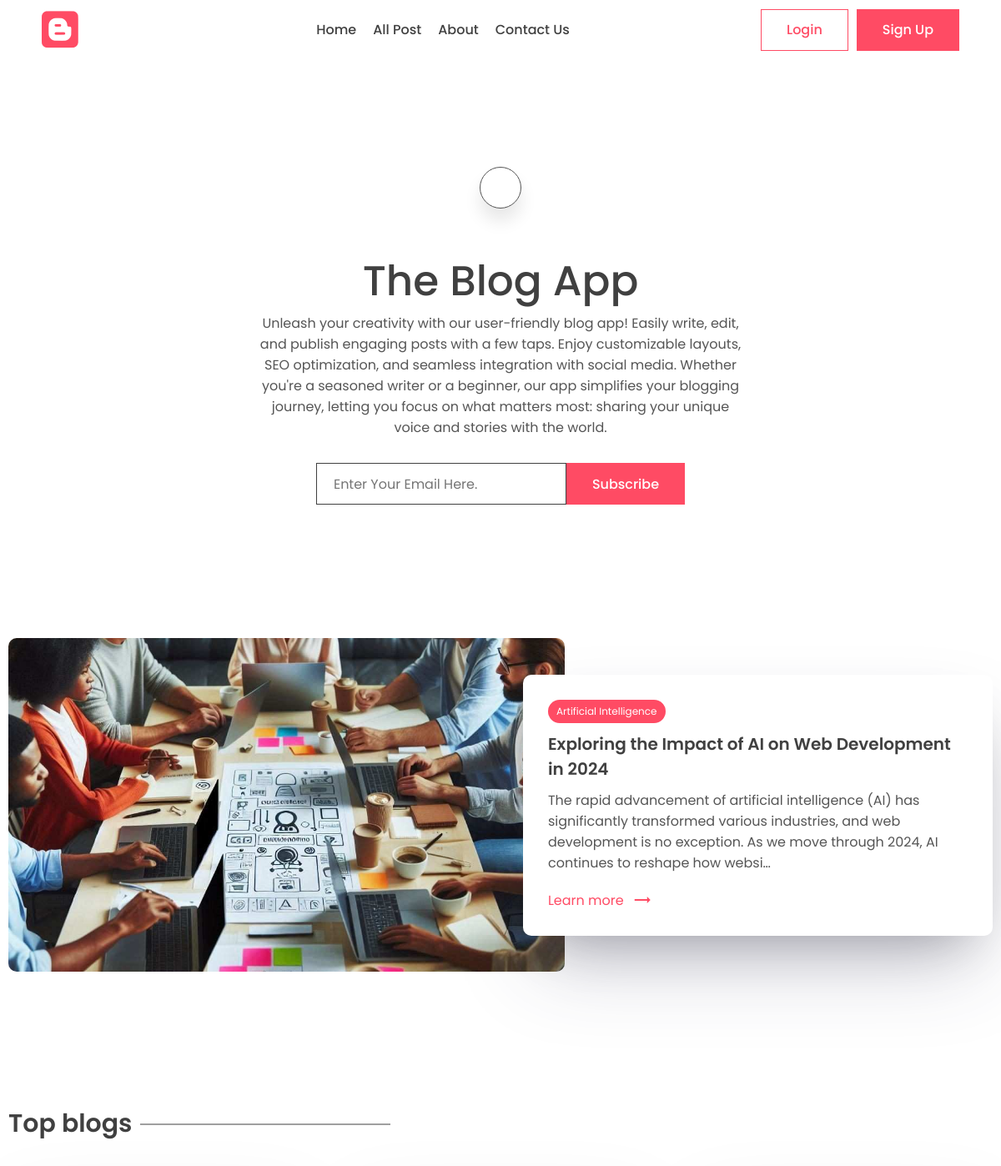
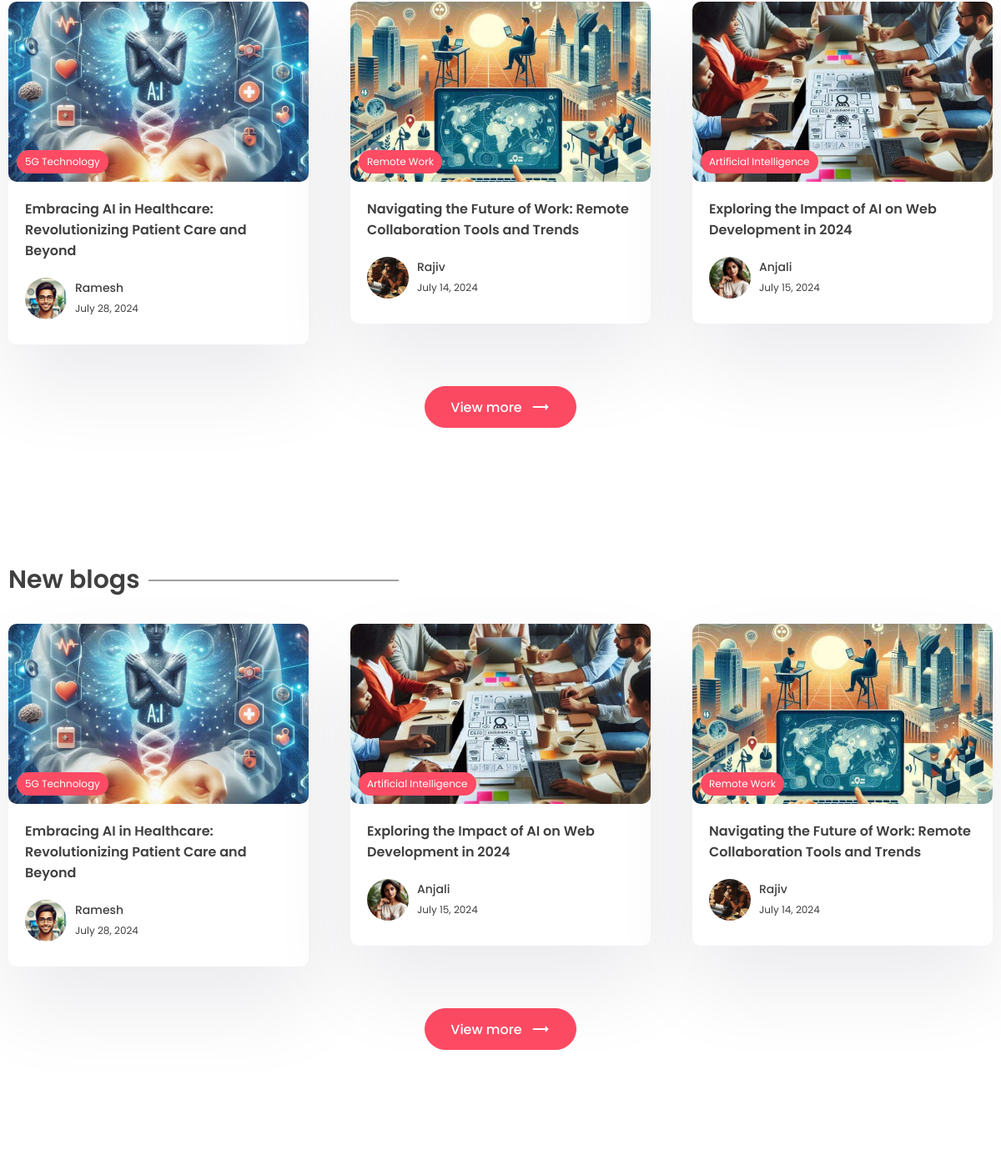
The app's page / (upper part), older data (2 pictures, top to bottom).
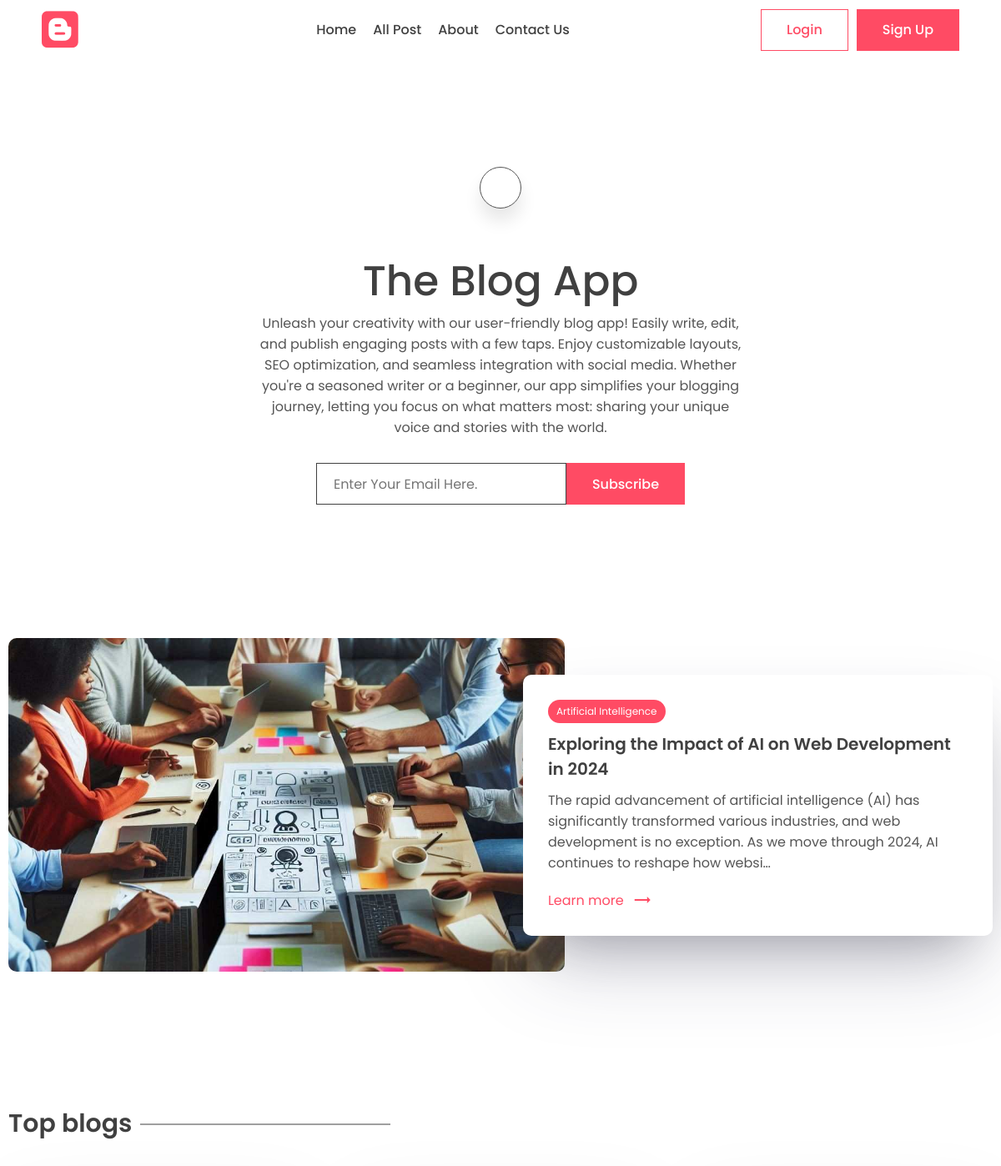
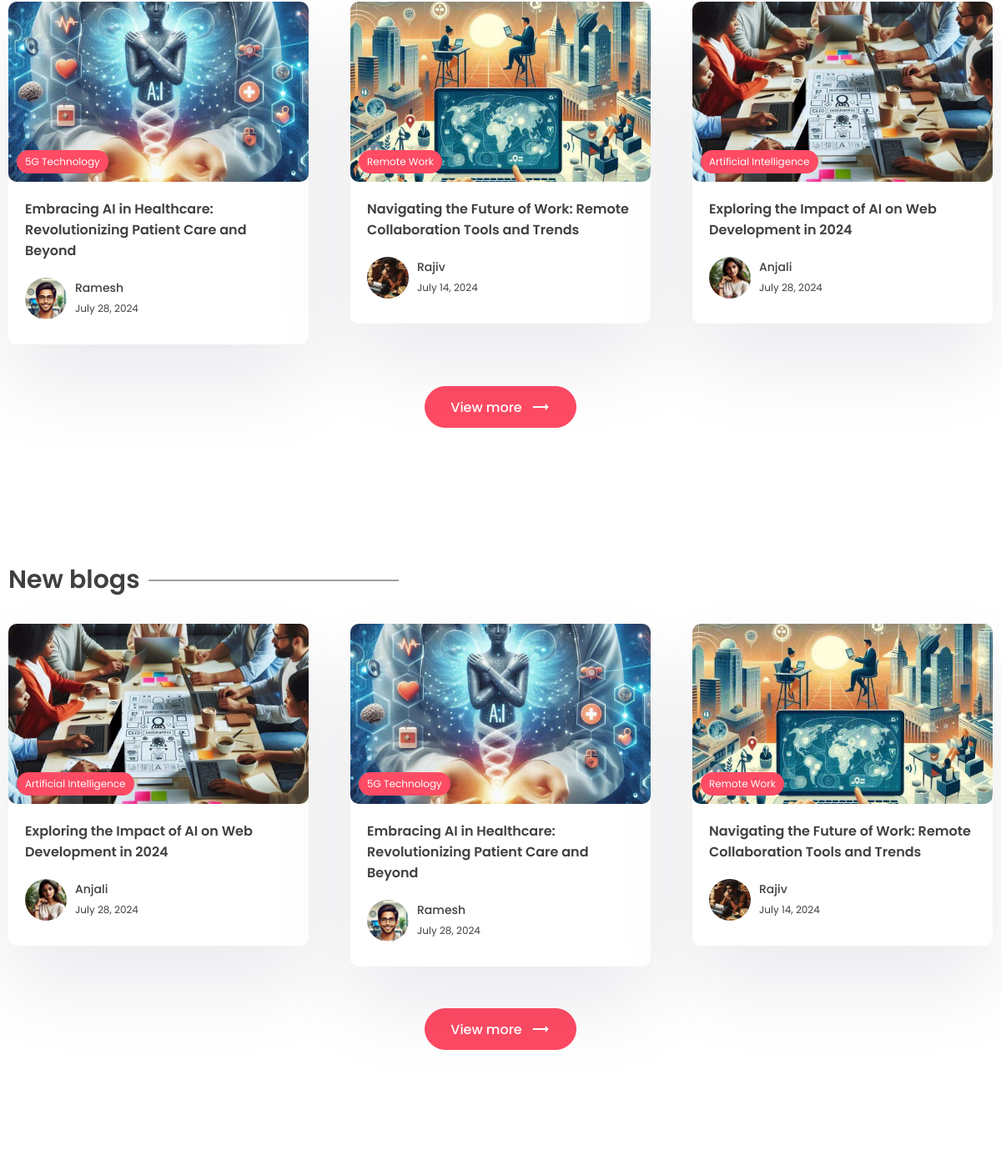
The same page, newer data (2 pictures, top to bottom).
### app/models.py (models this page shows, shortened)
class Post(models.Model):
    title = models.CharField(max_length=200)
    content = models.TextField()
    last_updated = models.DateTimeField(auto_now=True)
    slug = models.SlugField(max_length=200, unique=True)
    image = models.ImageField(null=True, blank=True, upload_to='images/')
    tags = models.ManyToManyField(Tag, blank=True, related_name='post')
    view_count = models.IntegerField(null=True, blank=True)
    is_featured = models.BooleanField(default=False)
    author = models.ForeignKey(User, on_delete=models.CASCADE, null=True, blank=True)
    bookmarks = models.ManyToManyField(User, related_name='bookmarks', default=True)
    likes = models.ManyToManyField(User, related_name='likes', default=True)

class Tag(models.Model):
    name = models.CharField(max_length=100)
    description = models.CharField(max_length=100)
    slug = models.SlugField(max_length=200, unique=True)

class Profile(models.Model):
    user = models.OneToOneField(User, on_delete=models.CASCADE)
    image = models.ImageField(null=True, blank=True, upload_to='images/')
    slug = models.SlugField(max_length=200, unique=True)
    bio = models.CharField(max_length=200)

### app/views.py (the view, shortened to what this page needs)
# urls.py: path('', views.index, name='home_page'),
def index(request):
    top_post = Post.objects.all().order_by('-view_count')[:3]
    recent_post = Post.objects.all().order_by('-last_updated')[:3]
    featured_post = Post.objects.filter(is_featured=True).first()
    subscribe_form = SubscribeForm()
    subscribe_successful = None
    website_info = WebsiteMeta.objects.first() if WebsiteMeta.objects.exists() else None
    context = {
        'website_info': website_info,
        'top_post': top_post,
        'recent_post': recent_post,
        'featured_post': featured_post,
        'subscribe_form': subscribe_form,
        'subscribe_successful': subscribe_successful
    }
    return render(request, 'app/index.html', context)

### app/forms.py
class SubscribeForm(forms.ModelForm):
    class Meta:
        model = Subscribe
        fields = '__all__'
        labels = {'email':_('')}
    def __init__(self, *args, **kwargs):
        super().__init__(*args, **kwargs)
        self.fields['email'].widget.attrs['placeholder'] = 'Enter Your Email Here.'

### app/templates/app/index.html (shortened to what the changed rows need)
{% extends "layout.html" %}
{% block content %}
    <main class="sp">
      <div class="container">
        <center>
          <div class="typo">
            <h1 class="title">{% if website_info %}{{website_info.title}}{% else %}Website blog title{% endif %}</h1>
          </div>
        </center>
      </div>
    </main>
    {% if featured_post %}
    <section class="sp">
      <div class="container">
        <div class="grid-2">
          <div class="post-img">
            <img src="{{featured_post.image.url}}" alt="" />
          </div>
          <div class="post-content">
            <div class="cetagory">
              <p>{{featured_post.tags.all.0.name}}</p>
            </div>
            <h1>
              {{featured_post.title}}
            </h1>
            <p class="des">
              {{featured_post.content|truncatechars:200}}
            </p>
            <a class="learn" href="{% url "post_page" featured_post.slug %}">
              Learn more <span class="material-icons"> trending_flat </span>
            </a>
          </div>
        </div>
      </div>
    </section>
    {% endif %}
    <section class="sp">
      <div class="container">
        <h1 class="sec-title">Top blogs</h1>
        <div class="grid-3">
        {% for post in  top_post %}
          <a href="{% url 'post_page' post.slug %}">
            <div class="card">
              <div class="post-img">
                <img src="{{post.image.url}}" alt="" />
                <div class="tag">{{post.tags.all.0.name}}</div>
              </div>
              <div class="card-content">
                <h3>
                  {{post.title}}
                </h3>
                <div class="author">
                  <div class="profile-pic">
                    <img src="{{post.author.profile.image.url}}" alt="" />
                  </div>
                  <div class="details">
                    <p>{{post.author.first_name}}</p>
                    <small>{{post.last_updated | date}}</small>
                  </div>
                </div>
              </div>
            </div>
          </a>
        {% endfor %}
        </div>
      </div>
    </section>
    <section class="sp">
      <div class="container">
        <h1 class="sec-title">New blogs</h1>
        <div class="grid-3">
        {% for post in  recent_post %}
          <a href="{% url 'post_page' post.slug %}">
            <div class="card">
              <div class="post-img">
                <img src="{{post.image.url}}" alt="" />
                <div class="tag">{{post.tags.all.0.name}}</div>
              </div>
              <div class="card-content">
                <h3>
                  {{post.title}}
                </h3>
                <div class="author">
                  <div class="profile-pic">
                    <img src="{{post.author.profile.image.url}}" alt="" />
                  </div>
                  <div class="details">
                    <p>{{post.author.first_name}}</p>
                    <small>{{post.last_updated | date}}</small>
                  </div>
                </div>
              </div>
            </div>
          </a>
        {% endfor %}
        </div>
      </div>
    </section>
{% endblock content %}

Row changes from the older to the newer data that the page shows:
changed Post "Exploring the Impact of AI on Web Development in 2024": last_updated "July 15, 2024" → "July 28, 2024"; moves up the list
